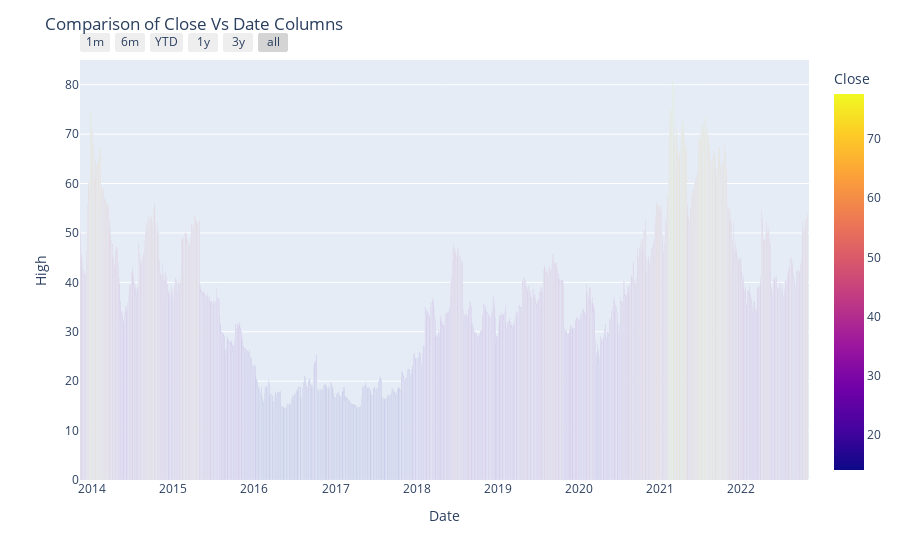

This figure's notebook cell:
### Code cell
#Assign buttons to control time periods. Add the 
#buttons to analyze the stock prices of Twitter in different time periods:

figure = px.bar(df, x='Date', y='High', color='Close')

figure.update_layout(
    title='Comparison of Close Vs Date Columns',
    # yaxis_title='Stock Price',
    # xaxis_title='Date',
)

figure.update_xaxes(
   rangeselector = dict(

                    buttons = list([

                                dict(count=1, label="1m", step="month" ),
                                dict(count=6, label="6m", step="month"),
                                dict(count=1, label="YTD", step="year"),
                                dict(count=1, label="1y", step="year"),
                                dict(count = 3, label = "3y", step = "year"),
                                dict(step="all")  ])
   )
)

figure.show()

### Figure 1 — Plotly figure (JSON) as saved in the notebook; plotly's stock layout.template omitted (floating-point values rounded to 4 significant figures; data arrays with more than 128 entries replaced by an {"elided": "..."} marker saying what was removed)
{"data": [{"alignmentgroup": "True", "hovertemplate": "Date=%{x}<br>High=%{y}<br>Close=%{marker.color}<extra></extra>", "legendgroup": "", "marker": {"color": {"elided": "2264 float values"}, "coloraxis": "coloraxis", "pattern": {"shape": ""}}, "name": "", "offsetgroup": "", "orientation": "v", "showlegend": false, "textposition": "auto", "type": "bar", "x": {"elided": "2264 str values"}, "xaxis": "x", "y": {"elided": "2264 float values"}, "yaxis": "y"}], "layout": {"autosize": true, "barmode": "relative", "coloraxis": {"colorbar": {"title": {"text": "Close"}}, "colorscale": [[0, "#0d0887"], [0.1111, "#46039f"], [0.2222, "#7201a8"], [0.3333, "#9c179e"], [0.4444, "#bd3786"], [0.5556, "#d8576b"], [0.6667, "#ed7953"], [0.7778, "#fb9f3a"], [0.8889, "#fdca26"], [1, "#f0f921"]]}, "legend": {"tracegroupgap": 0}, "margin": {"t": 60}, "title": {"text": "Comparison of Close Vs Date Columns"}, "xaxis": {"anchor": "y", "autorange": true, "domain": [0, 1], "range": ["2013-11-06 12:00", "2022-11-03 12:00"], "rangeselector": {"buttons": [{"count": 1, "label": "1m", "step": "month"}, {"count": 6, "label": "6m", "step": "month"}, {"count": 1, "label": "YTD", "step": "year"}, {"count": 1, "label": "1y", "step": "year"}, {"count": 3, "label": "3y", "step": "year"}, {"step": "all"}]}, "title": {"text": "Date"}, "type": "date"}, "yaxis": {"anchor": "x", "autorange": true, "domain": [0, 1], "range": [0, 85], "title": {"text": "High"}, "type": "linear"}}}
